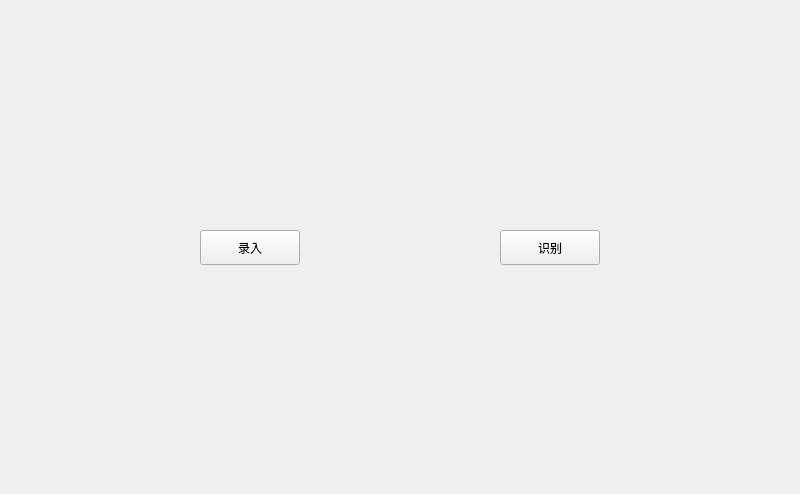
<?xml version="1.0" encoding="UTF-8"?>
<ui version="4.0">
 <class>MainWindow</class>
 <widget class="QMainWindow" name="MainWindow">
  <property name="geometry">
   <rect>
    <x>0</x>
    <y>0</y>
    <width>800</width>
    <height>494</height>
   </rect>
  </property>
  <property name="windowTitle">
   <string>主页面</string>
  </property>
  <widget class="QWidget" name="centralwidget">
   <property name="styleSheet">
    <string notr="true"/>
   </property>
   <widget class="QPushButton" name="btn_enter">
    <property name="geometry">
     <rect>
      <x>200</x>
      <y>230</y>
      <width>100</width>
      <height>35</height>
     </rect>
    </property>
    <property name="text">
     <string>录入</string>
    </property>
   </widget>
   <widget class="QPushButton" name="btn_recognize">
    <property name="geometry">
     <rect>
      <x>500</x>
      <y>230</y>
      <width>100</width>
      <height>35</height>
     </rect>
    </property>
    <property name="text">
     <string>识别</string>
    </property>
   </widget>
  </widget>
 </widget>
 <resources/>
 <connections/>
</ui>
